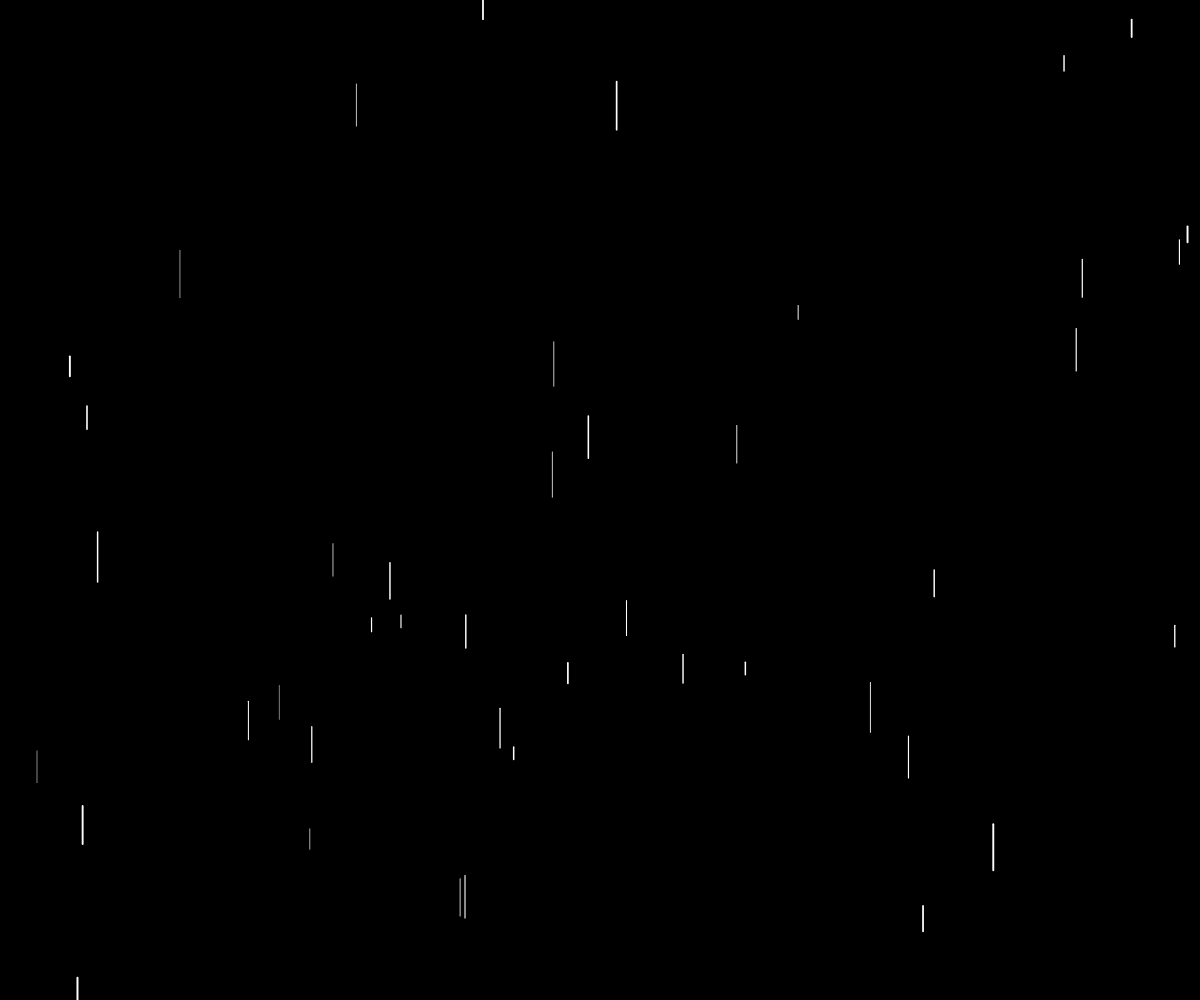
Frame 1 (no input)
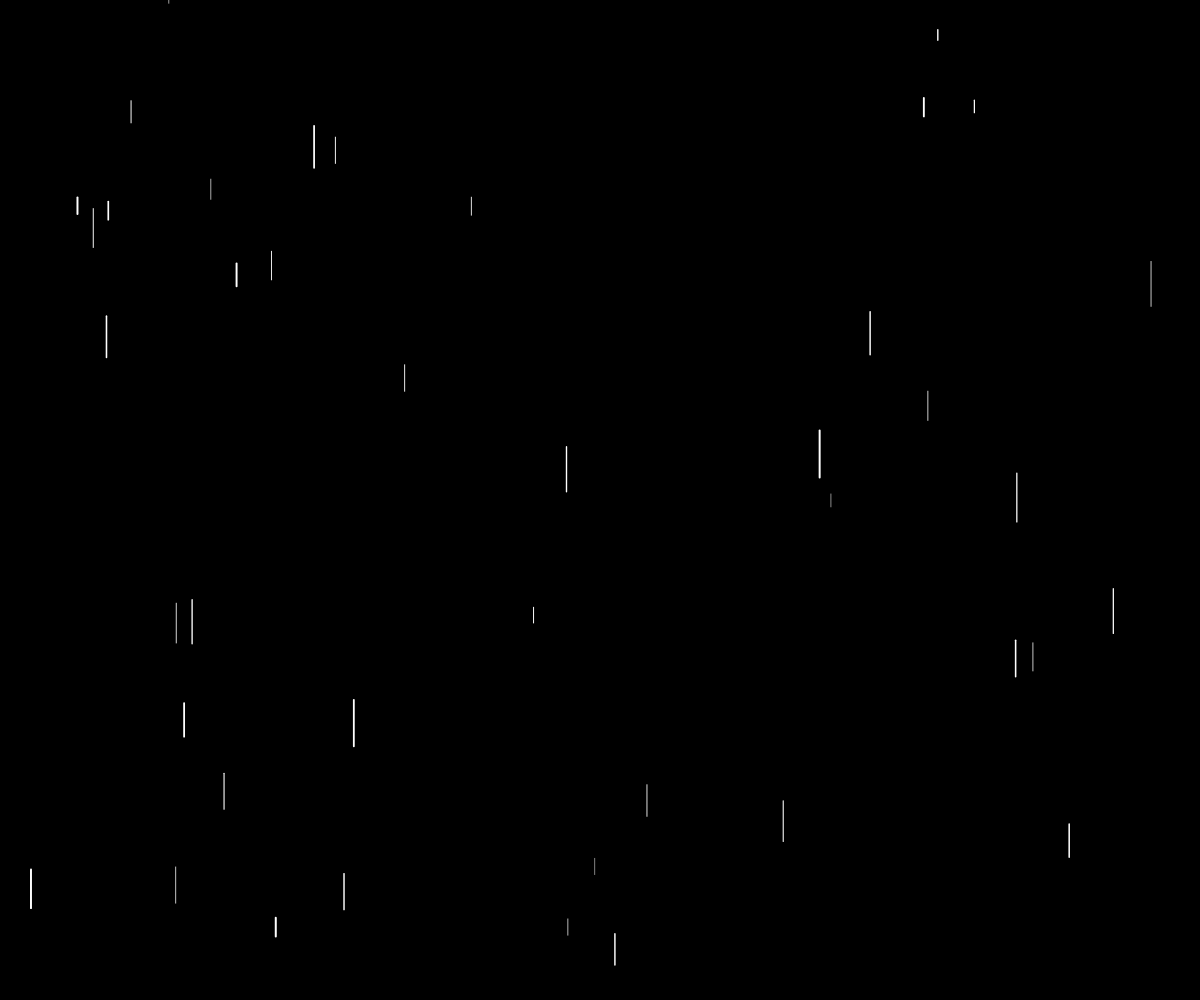
Frame 60 (no input)
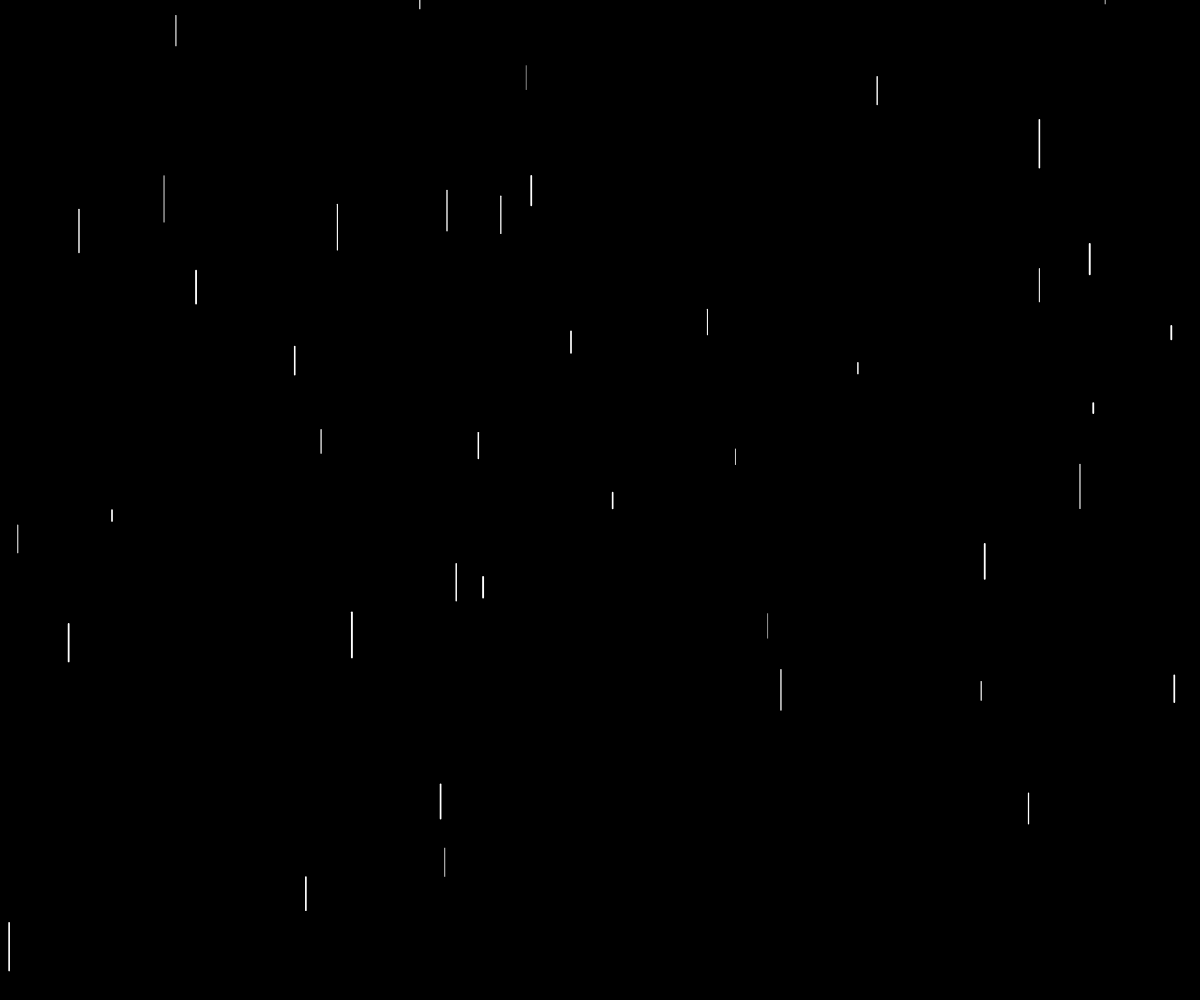
Frame 120 (the mouse pressed at the canvas centre since frame 60)

The p5.js sketch that drew these frames (run headless with seeded random() and noise() and a simulated clock; from frame 60 on, the mouse is pressed at the canvas centre):

// p5.js sketch
// ── sketch.js
function setup() {
	createCanvas(windowWidth, windowHeight);
  }
  
  function windowResized() {
	resizeCanvas(windowWidth, windowHeight);
  }
  
  function draw() {
	background(0);
	stroke(255);
  
	// Creiamo una pioggia più fine e delicata
	for (let i = 0; i < 50; i++) {
	  let lunghezza = random(10, 50); // Lunghezza delle gocce ridotta
	  let gocciax = random(0, width);
	  let gocciay = random(-lunghezza * 5, height); // Partenza più alta delle gocce
	  let spessore = random(0.5, 2); // Spessore delle gocce più sottile
	  strokeWeight(spessore);
	  line(gocciax, gocciay, gocciax, gocciay + lunghezza);
	}
  
	// Aggiungiamo una bassa probabilità di rendere lo sfondo bianco per simulare lampi
	if (random(100) < 0.1) {
	  background(255);
	}
  }
  
